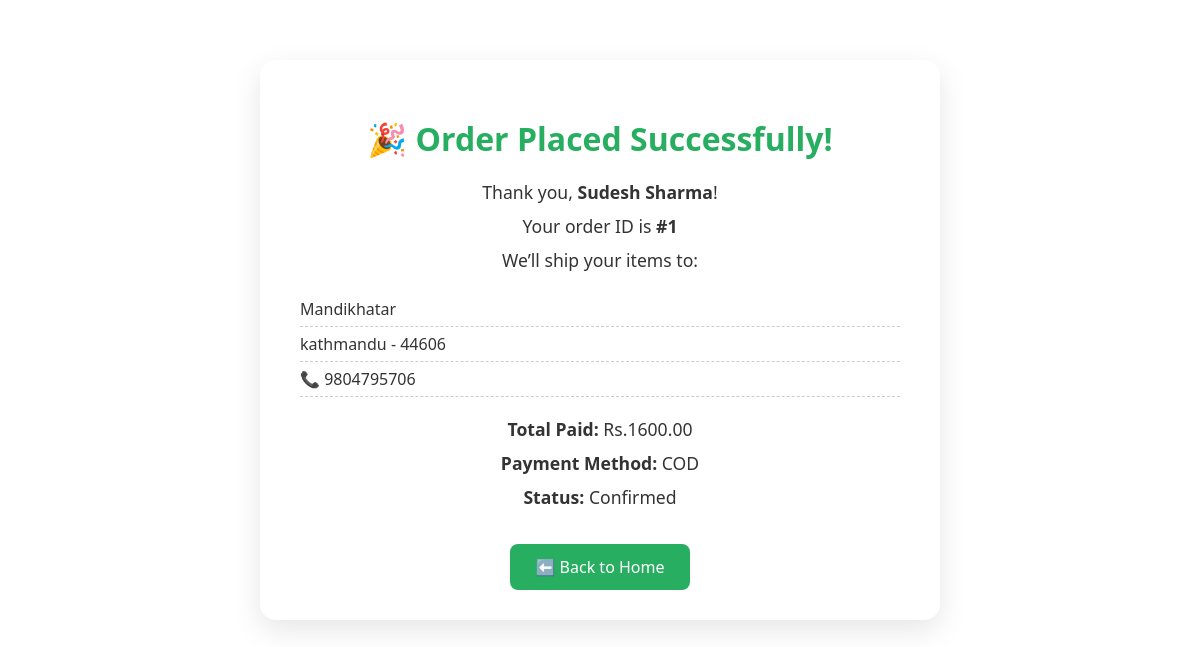
/order-success/1/ (signed in), run on the app's committed database.
### techspot_app/models.py (models this page shows, shortened)
class UserModel(AbstractBaseUser, PermissionsMixin):
    username = models.CharField(max_length=600, unique=True)
    number = models.PositiveBigIntegerField()
    email = models.EmailField(unique=True)
    is_active = models.BooleanField(default=True)
    is_staff = models.BooleanField(default=False)
    objects = CustomUserManager()
    USERNAME_FIELD = 'email'  # how user logs in
    REQUIRED_FIELDS = ['username', 'number']  # for createsuperuser

class OrderModel(models.Model):
    user = models.ForeignKey(settings.AUTH_USER_MODEL, on_delete=models.CASCADE)
    shipping_info = models.ForeignKey(ShippingInfoModel, on_delete=models.CASCADE)
    total_price = models.DecimalField(max_digits=10, decimal_places=2)
    payment_method = models.CharField(max_length=50, default="COD")
    status = models.CharField(max_length=50, default="Pending")
    created_at = models.DateTimeField(auto_now_add=True)

class ShippingInfoModel(models.Model):
    user = models.ForeignKey(settings.AUTH_USER_MODEL, on_delete=models.CASCADE)
    address = models.TextField()
    city = models.CharField(max_length=100)
    postal_code = models.CharField(max_length=20)
    phone_number = models.CharField(max_length=15)

### techspot_app/views.py (the view)
# urls.py: path('order-success/<int:order_id>/', order_success, name='order_success'),
def order_success(request, order_id):
    order = get_object_or_404(
        OrderModel, id=order_id, user=request.session.get("user_id")
    )
    return render(request, "content/order_success.html", {"order": order})

### techspot_app/templates/content/order_success.html (shortened to what this page needs)
<div class="order-success">
  <h2>🎉 Order Placed Successfully!</h2>
  <p>Thank you, <strong>{{ request.user.username }}</strong>!</p>
  <p>Your order ID is <strong>#{{ order.id }}</strong></p>
  <p>We’ll ship your items to:</p>
  <ul>
    <li>{{ order.shipping_info.address }}</li>
    <li>{{ order.shipping_info.city }} - {{ order.shipping_info.postal_code }}</li>
    <li>📞 {{ order.shipping_info.phone_number }}</li>
  </ul>
  <p><strong>Total Paid:</strong> Rs.{{ order.total_price }}</p>
  <p><strong>Payment Method:</strong> {{ order.payment_method }}</p>
  <p><strong>Status:</strong> {{ order.status }}</p>
  <a href="{% url 'mainpage' %}">⬅️ Back to Home</a>
</div>

### techspot_app/templates/content/order_success.html (style rules this page uses)
.order-success { max-width: 600px; margin: 60px auto; background-color: #ffffff; border-radius: 16px; padding: 30px 40px; box-shadow: 0 10px 30px rgba(0, 0, 0, 0.1); font-family: "Segoe UI", Tahoma, Geneva, Verdana, sans-serif; color: #333; text-align: center; }
.order-success h2 { color: #27ae60; font-size: 2rem; margin-bottom: 20px; }
.order-success p { margin: 10px 0; font-size: 1.1rem; }
.order-success ul { list-style: none; padding: 0; margin: 20px 0; text-align: left; }
.order-success li { padding: 6px 0; border-bottom: 1px dashed #ccc; }
.order-success strong { font-weight: bold; }
.order-success a { display: inline-block; margin-top: 25px; padding: 12px 25px; background-color: #27ae60; color: #fff; border-radius: 8px; text-decoration: none; transition: background-color 0.3s ease; }

### data on the page
UserModel: user.username "Sudesh Sharma"
OrderModel: id "1", shipping_info.address "Mandikhatar", shipping_info.city "kathmandu", shipping_info.postal_code "44606", shipping_info.phone_number "9804795706", total_price "1600.00", payment_method "COD", status "Confirmed"
